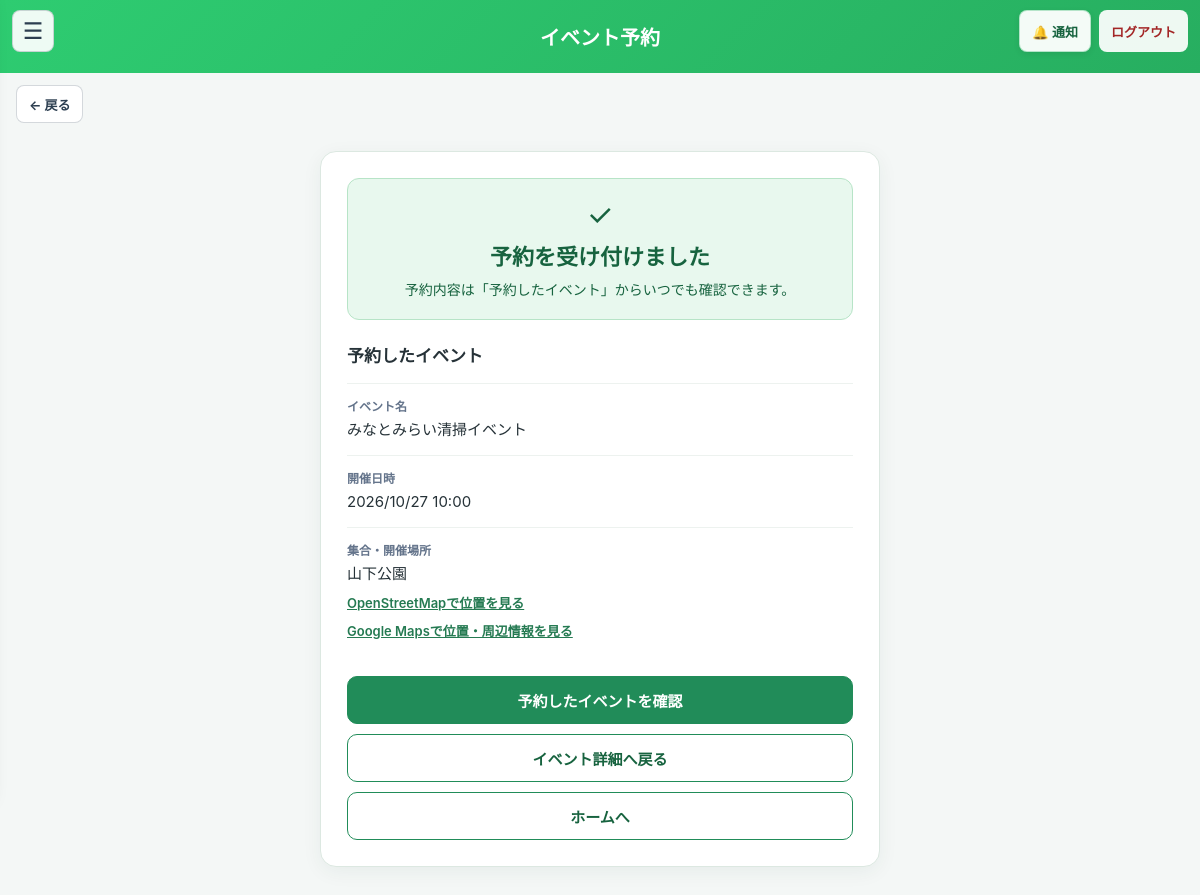
The page /event/reservation/1/complete (signed in) on the database its author committed.
### tables this page shows
CREATE TABLE events (
                id INTEGER PRIMARY KEY AUTOINCREMENT,
                name TEXT,
                location TEXT,
                datetime TEXT,
                bonus_points INTEGER,
                organizer_id INTEGER,
                status TEXT NOT NULL DEFAULT 'open' CHECK(status IN ('open', 'cancelled')), review_status TEXT NOT NULL
                DEFAULT 'approved'
                CHECK(review_status IN ('pending', 'reviewing', 'changes_requested', 'approved', 'rejected')), review_comment TEXT, reviewed_by INTEGER REFERENCES users(id), reviewed_at TEXT, organization_id INTEGER REFERENCES organizations(id), latitude REAL, longitude REAL, reward_details TEXT, category TEXT NOT NULL DEFAULT 'その他', capacity INTEGER NOT NULL DEFAULT 20, purpose_issue TEXT NOT NULL DEFAULT '',
                FOREIGN KEY (organizer_id) REFERENCES users(id)
            );

### app.py (the view)
@app.route('/event/reservation/<int:event_id>/complete')
@user_required
def event_reservation_complete(event_id):
    user_id = session['user_id']
    conn = get_db()
    try:
        event = conn.execute('''
            SELECT e.id, e.name, e.location, e.datetime, e.status,
                   e.review_status, e.latitude, e.longitude
            FROM events e
            JOIN event_reservations r ON r.event_id = e.id
            WHERE e.id = ? AND r.user_id = ?
              AND r.status IN ('reserved', 'completed')
        ''', (event_id, user_id)).fetchone()
        if event is None:
            flash('予約状態を確認できませんでした。予約一覧をご確認ください。', 'info')
            return redirect(url_for('my_reservations'))
        return render_template('event_reservation_complete.html', event=event)
    finally:
        conn.close()

### app.py (called while the page is built)
def get_db():
    conn = sqlite3.connect(DATABASE)
    conn.row_factory = sqlite3.Row
    conn.execute("PRAGMA foreign_keys = ON")
    return conn

def user_required(func):
    @wraps(func)
    def wrapper(*args, **kwargs):
        user_id = session.get('user_id')
        if session.get('role') != 'user' or not user_id:
            return redirect(url_for('login'))
        conn = get_db()
        try:
            user = conn.execute(
                'SELECT role FROM users WHERE id = ?', (user_id,)
            ).fetchone()
        finally:
            conn.close()
        if not user or user['role'] != 'user':
            session.clear()
            return redirect(url_for('login'))
        return func(*args, **kwargs)
    return wrapper

def _detect_view_mode():
    ua = (request.headers.get('User-Agent') or '').lower()
    if any(token in ua for token in ('mobile', 'android', 'iphone', 'ipod', 'iemobile')):
        return 'mobile'
    return 'pc'

@app.context_processor
def inject_csrf_token():
    if 'csrf_token' not in session:
        session['csrf_token'] = secrets.token_urlsafe(32)
    unread_notifications = 0
    if session.get('role') == 'user' and session.get('user_id'):
        conn = get_db()
        try:
            unread_notifications = conn.execute('''
                SELECT COUNT(*) FROM user_notifications
                WHERE user_id = ? AND read_at IS NULL
            ''', (session['user_id'],)).fetchone()[0]
        finally:
            conn.close()
    effective_view = _detect_view_mode()
    return {
        'csrf_token': session['csrf_token'],
        'unread_notifications': unread_notifications,
        'view_mode': effective_view,
        'region_profile': get_region_profile(),
    }

### templates/event_reservation_complete.html (shortened to what this page needs)
{% from "_event_location_map.html" import event_map_link %}
<!DOCTYPE html>
<html lang="ja">
<head>
</head>
<body>
    {% include "_user_navigation.html" %}
    <header class="header">イベント予約</header>
    {% include "_user_page_back.html" %}
    <main>
        <section class="card" aria-labelledby="reservation-title">
            <div class="success" role="status">
                <span class="success-icon" aria-hidden="true">✓</span>
                <h1 id="reservation-title">予約を受け付けました</h1>
                <p>予約内容は「予約したイベント」からいつでも確認できます。</p>
            </div>
            <h2>予約したイベント</h2>
            <div class="detail">
                <span class="detail-label">イベント名</span>
                <span class="detail-value">{{ event['name'] }}</span>
            </div>
            <div class="detail">
                <span class="detail-label">開催日時</span>
                <span class="detail-value">{{ event['datetime']|replace('-', '/') }}</span>
            </div>
            <div class="detail">
                <span class="detail-label">集合・開催場所</span>
                <span class="detail-value">{{ event['location'] }}</span>
                {{ event_map_link(event) }}
            </div>
            <div class="actions">
                <a class="button button-primary" href="{{ url_for('my_reservations') }}">予約したイベントを確認</a>
                <a class="button" href="{{ url_for('event_reserve', event_id=event['id']) }}">イベント詳細へ戻る</a>
                <a class="button" href="{{ url_for('home') }}">ホームへ</a>
            </div>
        </section>
    </main>
</body>
</html>

### templates/event_reservation_complete.html (style rules this page uses)
:root { --green: #218c59; --green-dark: #17633f; --green-pale: #e8f8ee; --ink: #263238; --muted: #64748b; --line: #dce8e1; }
* { box-sizing: border-box; }
body { margin: 0; background: #f4f7f6; color: var(--ink); font-family: -apple-system, BlinkMacSystemFont, "Segoe UI", "Yu Gothic", Meiryo, sans-serif; }
.header { padding: 22px 64px; background: linear-gradient(135deg, #2ecc71, #27ae60); color: #fff; text-align: center; font-size: 20px; font-weight: 800; }
main { width: min(560px, calc(100% - 28px)); margin: 28px auto 48px; }
.card { padding: 26px; border: 1px solid var(--line); border-radius: 16px; background: #fff; box-shadow: 0 5px 20px rgba(20, 70, 45, .06); }
.success { margin-bottom: 22px; padding: 18px; border: 1px solid #b7e4c7; border-radius: 12px; background: var(--green-pale); color: var(--green-dark); text-align: center; }
.success-icon { display: block; margin-bottom: 6px; font-size: 30px; }
h1 { margin: 0; font-size: 22px; }
.success p { margin: 8px 0 0; font-size: 14px; line-height: 1.6; }
h2 { margin: 0 0 16px; font-size: 17px; }
.detail { padding: 13px 0; border-top: 1px solid #edf2ef; }
.detail-label { display: block; margin-bottom: 4px; color: var(--muted); font-size: 12px; font-weight: 700; }
.detail-value { font-size: 15px; line-height: 1.6; overflow-wrap: anywhere; }
.actions { display: grid; gap: 10px; margin-top: 22px; }
.button { display: flex; min-height: 48px; align-items: center; justify-content: center; padding: 12px 16px; border: 1px solid var(--green); border-radius: 10px; color: var(--green-dark); background: #fff; font-size: 15px; font-weight: 750; text-align: center; text-decoration: none; }
.button-primary { color: #fff; background: var(--green); }

### rows shown on the page
events: name "みなとみらい清掃イベント", datetime "2026/10/27 10:00", location "山下公園"
